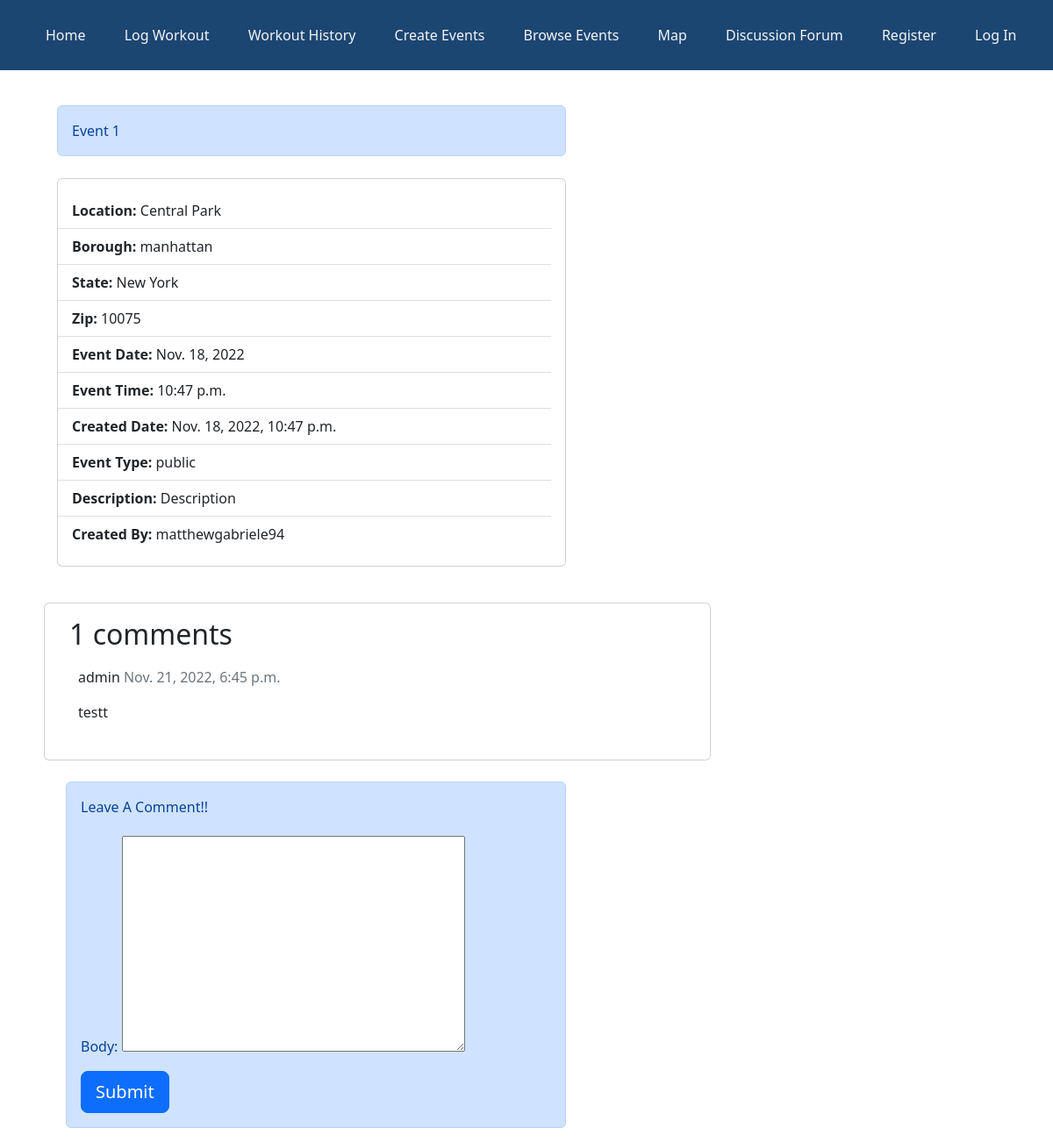
The page /browse_events/1/ on the database as committed earlier.
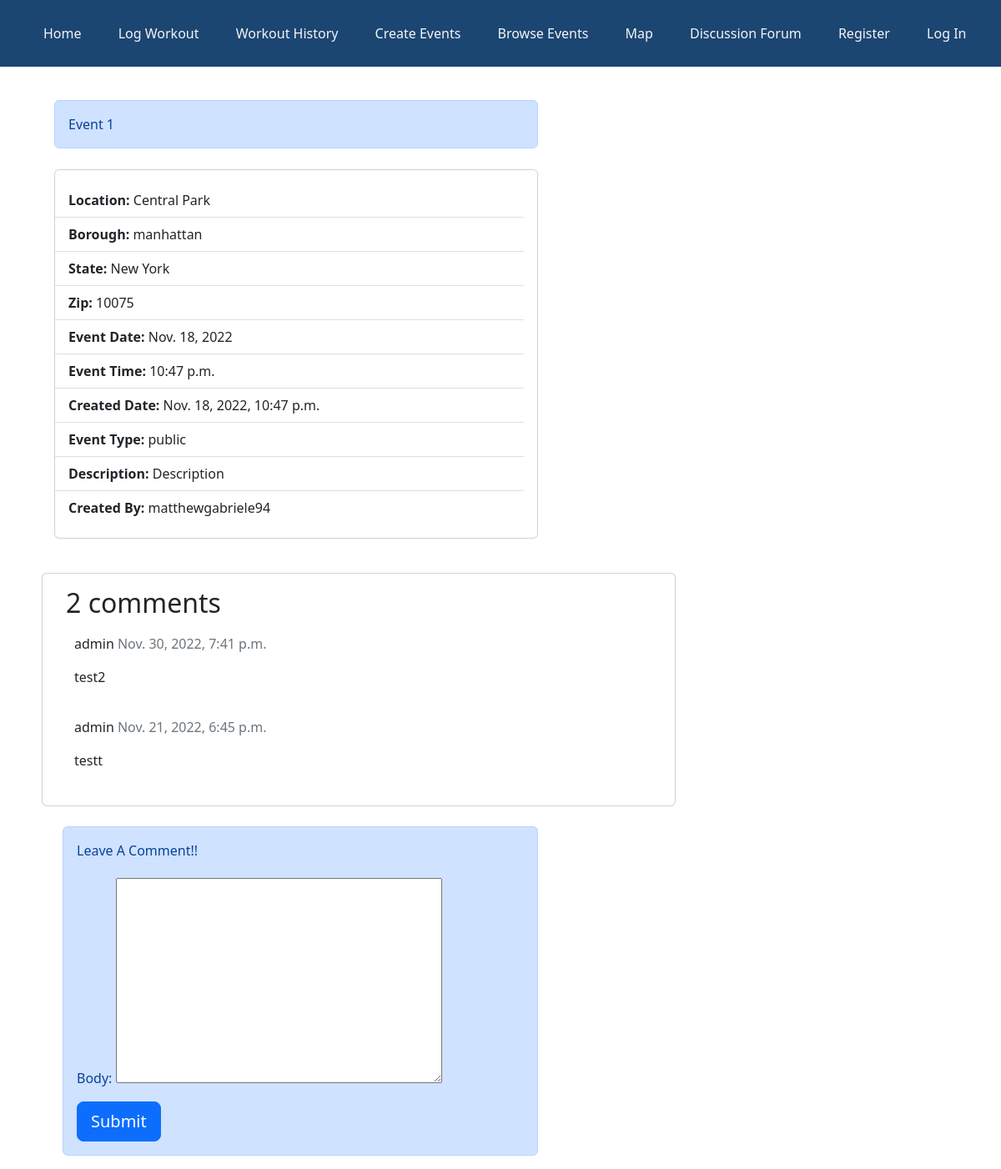
The same page on the database as committed later.
### bikingapp/models.py (models this page shows, shortened)
class Event(models.Model):
    title = models.CharField(max_length=50)
    location = models.CharField(max_length=200)
    borough = models.CharField(
        max_length=20,
        choices=[
            ("manhattan", "Manhattan"),
            ("queens", "Queens"),
            ("bronx", "Bronx"),
            ("staten island", "Staten Island"),
            ("brooklyn", "Brooklyn"),
        ],
        default="Manhattan",
    )
    date = models.DateField(default=timezone.now)
    time = models.TimeField(default=timezone.now)
    date_created = models.DateTimeField(default=timezone.now)
    event_type = models.CharField(
        max_length=200,
        choices=[("public", "Public"), ("private", "Private")],
        default="Public",
    )
    description = models.CharField(max_length=500, null=True)
    created_by = models.CharField(max_length=100, default="user")
    zipcode = models.CharField(max_length=5, null=True)
    state = models.CharField(max_length=10, default="New York")

class Comment(models.Model):
    post = models.ForeignKey(Event, on_delete=models.CASCADE, related_name="comments")
    name = models.ForeignKey(
        settings.AUTH_USER_MODEL, on_delete=models.SET_NULL, null=True, blank=True
    )
    body = models.TextField()
    created_on = models.DateTimeField(auto_now_add=True)
    active = models.BooleanField(default=True)
    class Meta:
        ordering = ["created_on"]

class CustomUser(AbstractUser):
    def image_upload_to(self, instance=None):
        if instance:
            return os.path.join("Users", self.username, instance)
        return None
    STATUS = (
        ("regular", "regular"),
        ("subscriber", "subscriber"),
        ("moderator", "moderator"),
    )
    email = models.EmailField(unique=True)
    status = models.CharField(max_length=100, choices=STATUS, default="regular")
    description = models.TextField(
        "Description", max_length=600, default="", blank=True
    )
    image = models.ImageField(default="default/user.jpg", upload_to=image_upload_to)
    def __str__(self):
        return self.username

### bikingapp/views.py (the view)
# urls.py: path("browse_events/<int:id1>/", views.view_event),
def view_event(request, id1):
    obj = models.Event.objects.order_by("id").filter(id=id1)
    post = get_object_or_404(Event, id=id1)
    comments = post.comments.filter(active=True).order_by("-created_on")
    new_comment = None
    if request.method == "POST":
        comment_form = CommentForm(request.POST or None)
        if comment_form.is_valid():
            body = request.POST.get("body")
            new_comment = Comment.objects.create(
                post=post, name=request.user, body=body
            )
            new_comment.save()
            comment_form = CommentForm()
    else:
        comment_form = CommentForm()
    context = {
        "obj1": obj,
        "post": post,
        "comments": comments,
        "comment_form": comment_form,
    }
    return render(request, "event/view_event.html", context)

### bikingapp/forms.py
class CommentForm(forms.ModelForm):
    class Meta:
        model = Comment
        fields = ("body",)

### bikingapp/templates/event/view_event.html (shortened to what this page needs)
<!DOCTYPE html>
<html lang="en">
<head>
    <link href="https://cdn.jsdelivr.net/npm/bootstrap@5.2.2/dist/css/bootstrap.min.css" rel="stylesheet"
>
    <link rel="stylesheet" href="https://cdn.jsdelivr.net/npm/bootstrap-icons@1.9.1/font/bootstrap-icons.css">
</head>
<body>
    {% extends 'base.html' %}
    {% block content %}
    <div style="margin-top: 120px">
        <div class="col">
            {% for obj in obj1 %}
            <div class="alert alert-primary col-lg-6" role="alert"
                style="margin-left: 25px;text-transform: capitalize;">
                {{obj.title}}
            </div>
            <div class="card col-lg-6" style="margin: 25px;">
                <ul class="list-group list-group-flush card-body">
                    <li class="list-group-item"><b>Location:</b> {{obj.location}}</li>
                    <li class="list-group-item"><b>Borough:</b> {{obj.borough}}</li>
                    <li class="list-group-item"><b>State:</b> {{obj.state}}</li>
                    <li class="list-group-item"><b>Zip:</b> {{obj.zipcode}}</li>
                    <li class="list-group-item"><b>Event Date:</b> {{obj.date}}</li>
                    <li class="list-group-item"><b>Event Time:</b> {{obj.time}}</li>
                    <li class="list-group-item"><b>Created Date:</b> {{obj.date_created}}</li>
                    <li class="list-group-item"><b>Event Type:</b> {{obj.event_type}}</li>
                    <li class="list-group-item"><b>Description:</b> {{obj.description}}</li>
                    <li class="list-group-item"><b>Created By:</b> {{obj.created_by}}</li>
                </ul>
            </div>
            {% endfor %}
        </div>
    </div>
    <div class="container">
        <div class="row">
          <div class="col-md-8 card mb-4  mt-3 ">
            <div class="card-body">
              <h2>{{ comments.count }} comments</h2>
              {% for comment in comments %}
              <div class="comments" style="padding: 10px;">
                <p class="font-weight-bold">
                  {{ comment.name }}
                  <span class=" text-muted font-weight-normal">
                    {{ comment.created_on }}
                  </span>
                </p>
                {{ comment.body | linebreaks }}
              </div>
              {% endfor %}
            </div>
          </div>
            <div class="alert alert-primary col-lg-6" role="alert"
                style="margin-left: 25px;text-transform: capitalize;">
                Leave a Comment!!
              <form method="post" style="margin-top: 1.3em;">
                {{ comment_form.as_p }}
                <button type="submit" class="btn btn-primary  btn-lg">Submit</button>
              </form>
            </div>
          </div>
      {% endblock content %}

Rows that differ between the two databases and show on the page:
added Comment: name "admin", created_on "Nov. 30, 2022, 7:41 p.m.", body "test2"
Other text that changed with them:
{{ comments.count }}: "1" → "2"
